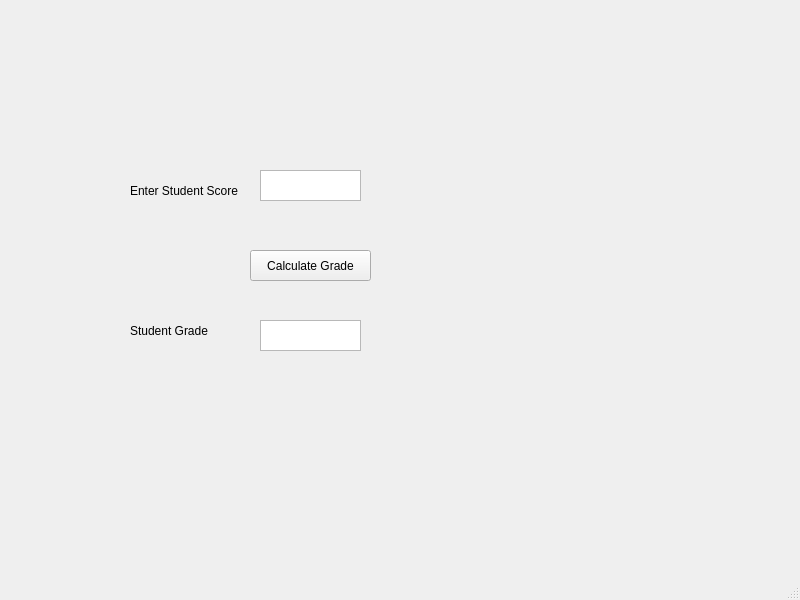
<?xml version="1.0" encoding="UTF-8"?>
<ui version="4.0">
 <class>MainWindow</class>
 <widget class="QMainWindow" name="MainWindow">
  <property name="geometry">
   <rect>
    <x>0</x>
    <y>0</y>
    <width>800</width>
    <height>600</height>
   </rect>
  </property>
  <property name="windowTitle">
   <string>MainWindow</string>
  </property>
  <widget class="QWidget" name="centralwidget">
   <widget class="QLabel" name="lblScore">
    <property name="geometry">
     <rect>
      <x>130</x>
      <y>170</y>
      <width>131</width>
      <height>41</height>
     </rect>
    </property>
    <property name="font">
     <font>
      <family>Segoe UI</family>
      <pointsize>9</pointsize>
     </font>
    </property>
    <property name="text">
     <string>Enter Student Score</string>
    </property>
   </widget>
   <widget class="QTextEdit" name="txtScore">
    <property name="geometry">
     <rect>
      <x>260</x>
      <y>170</y>
      <width>101</width>
      <height>31</height>
     </rect>
    </property>
    <property name="font">
     <font>
      <family>Segoe UI</family>
      <pointsize>9</pointsize>
     </font>
    </property>
   </widget>
   <widget class="QPushButton" name="btnCalculate">
    <property name="geometry">
     <rect>
      <x>250</x>
      <y>250</y>
      <width>121</width>
      <height>31</height>
     </rect>
    </property>
    <property name="font">
     <font>
      <family>Segoe UI</family>
      <pointsize>9</pointsize>
     </font>
    </property>
    <property name="text">
     <string>Calculate Grade</string>
    </property>
   </widget>
   <widget class="QLabel" name="lblGrade">
    <property name="geometry">
     <rect>
      <x>130</x>
      <y>310</y>
      <width>131</width>
      <height>41</height>
     </rect>
    </property>
    <property name="font">
     <font>
      <family>Segoe UI</family>
      <pointsize>9</pointsize>
     </font>
    </property>
    <property name="text">
     <string>Student Grade</string>
    </property>
   </widget>
   <widget class="QTextEdit" name="txtGrade">
    <property name="geometry">
     <rect>
      <x>260</x>
      <y>320</y>
      <width>101</width>
      <height>31</height>
     </rect>
    </property>
    <property name="font">
     <font>
      <family>Segoe UI</family>
      <pointsize>9</pointsize>
     </font>
    </property>
   </widget>
  </widget>
  <widget class="QMenuBar" name="menubar">
   <property name="geometry">
    <rect>
     <x>0</x>
     <y>0</y>
     <width>800</width>
     <height>21</height>
    </rect>
   </property>
  </widget>
  <widget class="QStatusBar" name="statusbar"/>
 </widget>
 <resources/>
 <connections/>
</ui>
